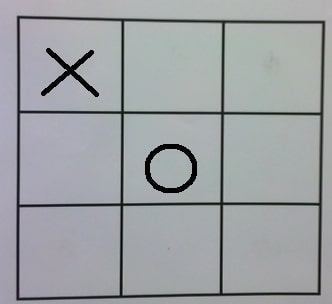
#> input picture zdjecia/2.jpg, 332 x 304 px
$ python b.py
#> lines starting #> are read from the running program, lines starting #| are printed output that depends on the picture; after the words box and inside, x2 and y2 are one past the last pixel; in counts of white or black regions, pixels touching at a corner belong together
import numpy as np
import cv2
from scipy import ndimage
from math import sqrt

iksy = ['zdjecia/x1.png', 'zdjecia/x2.png', 'zdjecia/x3.png', 'zdjecia/x4.png']
class linia:
    def __init__(self, x1=0, y1=0, x2=0, y2=0):
        self.x1 = x1
        self.y1 = y1
        self.x2 = x2
        self.y2 = y2
        self.dlugosc = 0
        self.srodek = []
        self.pozycja = -1
        self.pozycjax = -1
        self.pozycjay = -1
        self.orientacja = -1

    def policzdlugosc(self):
        self.dlugosc = sqrt((self.x2-self.x1)**2+(self.y2-self.y1)**2)

    def policzsrodek(self):
        self.srodek = (self.x1+self.x2)/2, (self.y1+self.y2)/2
    def sprawdzpozycje(self, szerokosc, wysokosc):
        self.pozycjax = self.srodek[0]/szerokosc
        self.pozycjay = self.srodek[1]/wysokosc
    def sprawdzorientacje(self):
        if abs(self.x1-self.x2) > abs(self.y1-self.y2):
            self.orientacja = 0
        else:
            self.orientacja = 1

class cross:
    def __init__(self, x1=0, y1=0, x2=0, y2=0):
        self.x1=x1
        self.x2=x2
        self.y1=y1
        self.y2=y2
        self.srodek = []
        self.pozycja = '-1'
    def policzsrodek(self):
        self.srodek = (self.x1+self.x2)/2, (self.y1+self.y2)/2
    def okreslpozycje(self, prawo, dol, lewo, gora, gamestate):
        if self.srodek[1]<gora.srodek[1] and self.srodek[0]<lewo.srodek[0]:
            self.pozycja = 'gl'
            gamestate[0][0] = 'x'
        if self.srodek[1]<gora.srodek[1] and self.srodek[0]>prawo.srodek[0]:
            self.pozycja = 'gp'
            gamestate[0][2] = 'x'
        if self.srodek[1]>dol.srodek[1] and self.srodek[0]>prawo.srodek[0]:
            self.pozycja = 'dp'
            gamestate[2][2] = 'x'
        if self.srodek[1]>dol.srodek[1] and self.srodek[0]<lewo.srodek[0]:
            self.pozycja = 'dl'
            gamestate[2][0] = 'x'
        if self.srodek[1]<gora.srodek[1] and self.srodek[0]>lewo.srodek[0] and self.srodek[0]<prawo.srodek[0]:
            self.pozycja = 'gs'
            gamestate[0][1] = 'x'
        if self.srodek[1]>dol.srodek[1] and self.srodek[0]>lewo.srodek[0] and self.srodek[0]<prawo.srodek[0]:
            self.pozycja = 'ds'
            gamestate[2][1] = 'x'
        if self.srodek[0]<lewo.srodek[0] and self.srodek[1]<dol.srodek[1] and self.srodek[1]>gora.srodek[1]:
            self.pozycja = 'sl'
            gamestate[1][0] = 'x'
        if self.srodek[0]>prawo.srodek[0] and self.srodek[1]<dol.srodek[1] and self.srodek[1]>gora.srodek[1]:
            self.pozycja = 'sp'
            gamestate[1][2] = 'x'
        if self.srodek[0]>lewo.srodek[0] and self.srodek[0]<prawo.srodek[0] and self.srodek[1]<dol.srodek[1] and self.srodek[1]>gora.srodek[1]:
            self.pozycja = 'ss'
            gamestate[1][1] = 'x'

class Circle:
    def __init__(self,x=0,y=0,r=0):
        self.x = x
        self.y = y
        self.r = r
        self.pozycja = ''
    def okreslpozycje(self, prawo, dol, lewo, gora, gamestate):
        if self.y<gora.srodek[1] and self.x<lewo.srodek[0]:
            self.pozycja = 'gl'
            gamestate[0][0] = 'o'
        if self.y<gora.srodek[1] and self.x>prawo.srodek[0]:
            self.pozycja = 'gp'
            gamestate[0][2] = 'o'
        if self.y>dol.srodek[1] and self.x>prawo.srodek[0]:
            self.pozycja = 'dp'
            gamestate[2][2] = 'o'
        if self.y>dol.srodek[1] and self.x<lewo.srodek[0]:
            self.pozycja = 'dl'
            gamestate[2][0] = 'o'
        if self.y<gora.srodek[1] and self.x>lewo.srodek[0] and self.x<prawo.srodek[0]:
            self.pozycja = 'gs'
            gamestate[0][1] = 'o'
        if self.y>dol.srodek[1] and self.x>lewo.srodek[0] and self.x<prawo.srodek[0]:
            self.pozycja = 'ds'
            gamestate[2][1] = 'o'
        if self.x<lewo.srodek[0] and self.y<dol.srodek[1] and self.y>gora.srodek[1]:
            self.pozycja = 'sl'
            gamestate[1][0] = 'o'
        if self.x>prawo.srodek[0] and self.y<dol.srodek[1] and self.y>gora.srodek[1]:
            self.pozycja = 'sp'
            gamestate[1][2] = 'o'
        if self.x>lewo.srodek[0] and self.x<prawo.srodek[0] and self.y<dol.srodek[1] and self.y>gora.srodek[1]:
            self.pozycja = 'ss'
            gamestate[1][1] = 'o'

class Pole:
    def __init__(self, ydol=-1, ygora=-1, xlewo=-1, xprawo=-1):
        self.ydol = ydol
        self.ygora = ygora
        self.xlewo = xlewo
        self.xprawo = xprawo


def maintain_aspect_ratio_resize(image, width=None, height=None, inter=cv2.INTER_AREA):
    dim = None
    (h, w) = image.shape[:2]
    if width is None and height is None:
        return image
    if width is None:
        r = height / float(h)
        dim = (int(w * r), height)
    else:
        r = width / float(w)
        dim = (width, int(h * r))
    return cv2.resize(image, dim, interpolation=inter)

def znajdzpola(prawo, dol, lewo, gora, pola):
    for pole in pola:
        pass

def znajdzkolka(obraz):
    kolka = []
    circles = cv2.HoughCircles(obraz,  cv2.HOUGH_GRADIENT, 1, 50, param1 = 50, param2 = 40, minRadius = 1, maxRadius = 100)
    if circles is not None:
        circles = np.round(circles[0, :]).astype("int")
        for (x, y, r) in circles:
    	    cv2.circle(lines_edges, (x, y), r, (0, 255, 0), 4)
    	    cv2.rectangle(lines_edges, (x - 5, y - 5), (x + 5, y + 5), (0, 128, 255), -1)

    if circles is not None:
        for i in circles:
            kolka.append(Circle(i[0], i[1], i[2]))
        for i in kolka:
            i.okreslpozycje(kreski[0], kreski[1], kreski[2], kreski[3], gamestate)
    return kolka

def znajdzkrzyze(obraz):
    krzyze = []
    for i in iksy:
        template = cv2.imread(i)
        template = cv2.cvtColor(template, cv2.COLOR_BGR2GRAY)
        template = cv2.Canny(template, 50, 200)
        #template = cv2.dilate(template,kernel,iterations = 1)
        (tH, tW) = template.shape[:2]
        found = None

        for scale in np.linspace(0.1, 3.0, 20)[::-1]:

            # Resize image to scale and keep track of ratio
            resized = maintain_aspect_ratio_resize(obraz, width=int(obraz.shape[1] * scale))
            r = obraz.shape[1] / float(resized.shape[1])

            # Stop if template image size is larger than resized image
            if resized.shape[0] < tH or resized.shape[1] < tW:
                break

            # Detect edges in resized image and apply template matching
            canny = cv2.Canny(resized, 50, 200)
            detected = cv2.matchTemplate(canny, template, cv2.TM_CCOEFF)
            (_, max_val, _, max_loc) = cv2.minMaxLoc(detected)

            '''
            clone = np.dstack([canny, canny, canny])
            cv2.rectangle(clone, (max_loc[0], max_loc[1]), (max_loc[0] + tW, max_loc[1] + tH), (0,255,0), 2)
            cv2.imshow('visualize', clone)
            cv2.waitKey(0)
            '''
            if found is None or max_val > found[0]:
                found = (max_val, max_loc, r)

        (_, max_loc, r) = found
        (start_x, start_y) = (int(max_loc[0] * r), int(max_loc[1] * r))
        (end_x, end_y) = (int((max_loc[0] + tW) * r), int((max_loc[1] + tH) * r))
        krzyze.append(cross(start_x, start_y, end_x, end_y))

        # Draw bounding box on ROI
        cv2.rectangle(lines_edges, (start_x, start_y), (end_x, end_y), (0,255,0), 2)
        for i in krzyze:
            i.policzsrodek()
            i.okreslpozycje(kreski[0], kreski[1], kreski[2], kreski[3], gamestate)

    return krzyze

def znajdzlinie():
    rho = 1
    theta = np.pi / 180
    threshold = 15
    min_line_length = 200
    max_line_gap = 20
    lines = cv2.HoughLinesP(erosion2, rho, theta, threshold, np.array([]),
                        min_line_length, max_line_gap)

    linie = []
    for i in lines:
        linie.append(linia(i[0][0], i[0][1], i[0][2], i[0][3]))

    for i in linie:
        i.policzdlugosc()
        i.policzsrodek()
        i.sprawdzpozycje(img_width, img_height)
        i.sprawdzorientacje()
    return linie

def znajdzkrawedzie():
    pion = []
    poziom = []
    pionprawo = []
    pionlewo = []
    poziomgora = []
    poziomdol = []
    for i in linie:
        if i.orientacja == 1 and i.pozycjax>=0.5 and i.pozycjax<=0.9:
            pionprawo.append(i)
            pion.append(i)
        if i.orientacja == 1 and i.pozycjax<0.5 and i.pozycjax>0.1:
            pionlewo.append(i)
            pion.append(i)
        if i.orientacja == 0 and i.pozycjay<0.5 and i.pozycjay>0.1:
            poziomgora.append(i)
            poziom.append(i)
        if i.orientacja == 0 and i.pozycjay>=0.5 and i.pozycjay<=0.9:
            poziomdol.append(i)
            poziom.append(i)

    najdluzszapion = pion[0]
    for i in pion:
        if i.dlugosc>najdluzszapion.dlugosc:
            najdluzszapion = i
    najdluzszapoziom = poziom[0]
    for i in poziom:
        if i.dlugosc>najdluzszapoziom.dlugosc:
            najdluzszapoziom = i


    maksikx = pion[0]
    maksiky = poziom[0]
    minix = pion[0]
    miniy = poziom[0]
    for i in pionprawo:
        if i.pozycjax > maksikx.pozycjax and i.dlugosc>najdluzszapion.dlugosc-50:
            maksikx = i
    for i in pionlewo:
        if i.pozycjax < minix.pozycjax and i.dlugosc>najdluzszapion.dlugosc-50:
            minix = i


    for i in poziomdol:
        if i.pozycjay > maksiky.pozycjay and i.dlugosc>najdluzszapoziom.dlugosc-50:
            maksiky = i
    for i in poziomgora:
        if i.pozycjay < miniy.pozycjay and i.dlugosc>najdluzszapoziom.dlugosc-50:
            miniy = i


    kreski = [maksikx, maksiky, minix, miniy]
    return kreski

def pokazstangry():
    print("Stan gry to:")
    for line in gamestate:
            linetxt = ""
            for cel in line:
                    linetxt = linetxt + "|" + cel
            linetxt = linetxt + '|'
            print(linetxt)
    if (gamestate.count('x') >= gamestate.count('o')):
        print("Teraz ruch gracza O")
    else:
        print("Teraz ruch gracza X")

def pokazplansze():
    cv2.imshow('image1', lines_edges)
    cv2.waitKey(0)
    cv2.destroyAllWindows()


#to sa wartosci testowe wykorzystywane do obliczen
gamestate = [["-","-","-"],["-","-","-"],["-","-","-"]]
kernel =  np.ones((7,7),np.uint8)
img = cv2.imread('zdjecia/2.jpg') #najlepsze do testow 10.png, 11.png, 2.jpg #odreczny rysunek q.png (nie lapie dobrze lini)
#> img is the input picture: shape (304, 332, 3); mean B, G, R 164.1, 161.1, 157.8
img_width = img.shape[1]
#> img_width = 332
img_height = img.shape[0]
#> img_height = 304
img_g =  cv2.cvtColor(img, cv2.COLOR_BGR2GRAY)
ret,thresh1 = cv2.threshold(img_g,127,255,cv2.THRESH_BINARY)
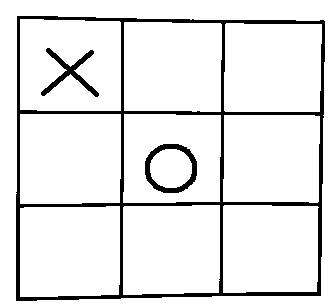
#> thresh1: shape (304, 332); 91% white; 3 black regions, box (x1, y1, x2, y2) and area: (16, 16, 325, 301) 7616, (145, 144, 197, 193) 768, (41, 48, 99, 97) 667
thresh1 = cv2.morphologyEx(thresh1, cv2.MORPH_OPEN, kernel)
#> thresh1: shape (304, 332); 90.9% white; 3 black regions, box (x1, y1, x2, y2) and area: (16, 16, 325, 304) 7690, (145, 144, 197, 193) 768, (41, 48, 99, 97) 711
kernel_size = 5
blur_gray = cv2.GaussianBlur(img_g,(kernel_size, kernel_size),0)
low_threshold = 50
high_threshold = 150
edges = cv2.Canny(blur_gray, low_threshold, high_threshold)
#> edges: shape (304, 332); 5.2% white in thin lines or dots, all inside (x1, y1, x2, y2) = (16, 15, 326, 301)
dilation1 = cv2.dilate(edges,kernel,iterations = 1)
#> dilation1: shape (304, 332); 26.7% white; 3 white regions, box (x1, y1, x2, y2) and area: (13, 12, 329, 304) 22996, (141, 140, 201, 197) 2036, (38, 45, 102, 100) 1933
dilation2 = cv2.dilate(edges,kernel,iterations = 3)
#> dilation2: shape (304, 332); 53.7% white; 13 black regions, largest, box (x1, y1, x2, y2) and area: (29, 123, 111, 195) 5741, (29, 216, 111, 288) 5688, (134, 31, 212, 102) 5440
erosion1 = cv2.erode(dilation1,kernel,iterations = 1)
#> erosion1: shape (304, 332); 11.4% white; 3 white regions, box (x1, y1, x2, y2) and area: (16, 15, 326, 304) 9772, (144, 143, 198, 194) 944, (41, 48, 99, 97) 829
erosion2 = cv2.erode(dilation2,kernel,iterations = 2)
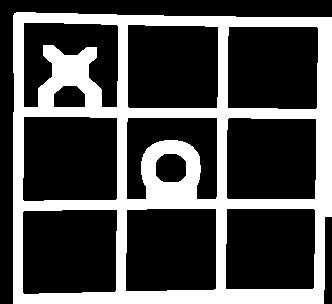
#> erosion2: shape (304, 332); 29.3% white; 1 white region, box (x1, y1, x2, y2) and area: (13, 12, 332, 304) 29619
line_image = np.copy(img) * 0
#> line_image: shape (304, 332, 3); every value is 0
gotowe = np.copy(img) * 0


#tu wykonywane sa obliczenia i konczy sie gra
linie = znajdzlinie()
#> in znajdzlinie, `lines = cv2.HoughLinesP(erosion2, rho, theta, threshold, np.array([]),..`: lines = 63 rows, first 6: [13, 19, 331, 19], [110, 200, 331, 203], [13, 113, 331, 118], [14, 107, 331, 112], [44, 200, 331, 205], [13, 298, 323, 298]
#> the loop in znajdzlinie, `for i in lines:` made 63 passes
#> after the loop in znajdzlinie, `for i in lines:`: linie = 63 items
#> the loop in znajdzlinie, `for i in linie:` made 63 passes
kreski = znajdzkrawedzie()
#> the loop in znajdzkrawedzie, `for i in linie:` made 63 passes
#> the loop in znajdzkrawedzie, `for i in pion:` made 14 passes
#> the loop in znajdzkrawedzie, `for i in poziom:` made 14 passes
#> the loop in znajdzkrawedzie, `for i in pionprawo:` made 9 passes
#> the loop in znajdzkrawedzie, `for i in pionlewo:` made 5 passes
#> the loop in znajdzkrawedzie, `for i in poziomdol:` made 8 passes
#> the loop in znajdzkrawedzie, `for i in poziomgora:` made 6 passes
for i in kreski:
    cv2.line(gotowe, (i.x1,i.y1), (i.x2,i.y2),(255,255,0),5)
#> this loop made 4 passes
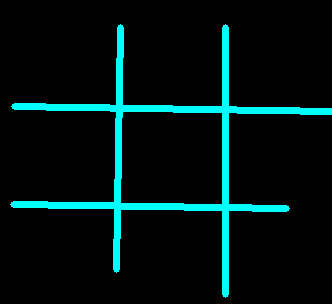
#> gotowe: shape (304, 332, 3); mean B, G, R 19.2, 19.2, 0
pola = []
for i in range(9):
    pola.append(Pole())
lines_edges = cv2.addWeighted(img, 0.8, gotowe, 1, 0)
kolka= znajdzkolka(blur_gray) # dziala tez dobrze na blur_gray
#> the loop in znajdzkolka, `for (x, y, r) in circles:` made 1 pass
#> (x, y, r) on pass 1: (174, 170, 23)
#> after the loop in znajdzkolka, `for (x, y, r) in circles:`:
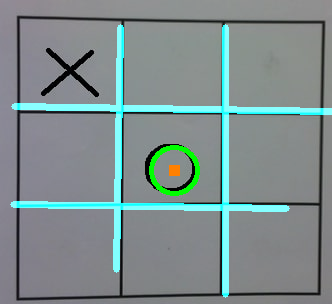
#> lines_edges: shape (304, 332, 3); mean B, G, R 141.1, 140.8, 125.9
#> the loop in znajdzkolka, `for i in circles:` made 1 pass
#> the loop in znajdzkolka, `for i in kolka:` made 1 pass
krzyze = znajdzkrzyze(erosion1)
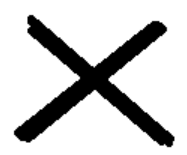
#> input picture zdjecia/x1.png, 187 x 155 px
#> in znajdzkrzyze, template is the input picture: shape (155, 187, 3); min 0, max 255, mean 202.2
#> in znajdzkrzyze, `template = cv2.Canny(template, 50, 200)`: template: shape (155, 187); 3.4% white in thin lines or dots, all inside (x1, y1, x2, y2) = (14, 15, 175, 148)
#> after the loop in znajdzkrzyze, `for scale in np.linspace(0.1, 3.0, 20)[::-1]:`: canny: shape (215, 235); 7.2% white in thin lines or dots, all inside (x1, y1, x2, y2) = (11, 10, 231, 215)
#> after the loop in znajdzkrzyze, `for scale in np.linspace(0.1, 3.0, 20)[::-1]:`:
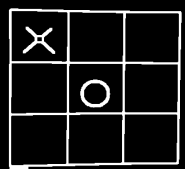
#> resized: shape (169, 185); min 0, max 255, mean 29.2
#> in znajdzkrzyze, `cv2.rectangle(lines_edges, (start_x, start_y), (end_x, end_y), (0,255,..`:
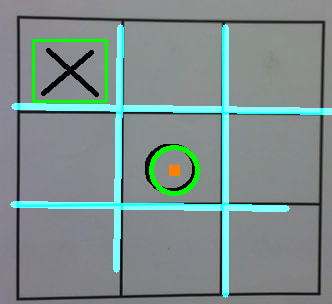
#> lines_edges: shape (304, 332, 3); 0.79% of pixels changed, all inside (x1, y1, x2, y2) = (32, 39, 108, 103)
#> the loop in znajdzkrzyze, `for i in krzyze:` made 1 pass
#> (the run stopped early here; a loop or call above may not have finished)
